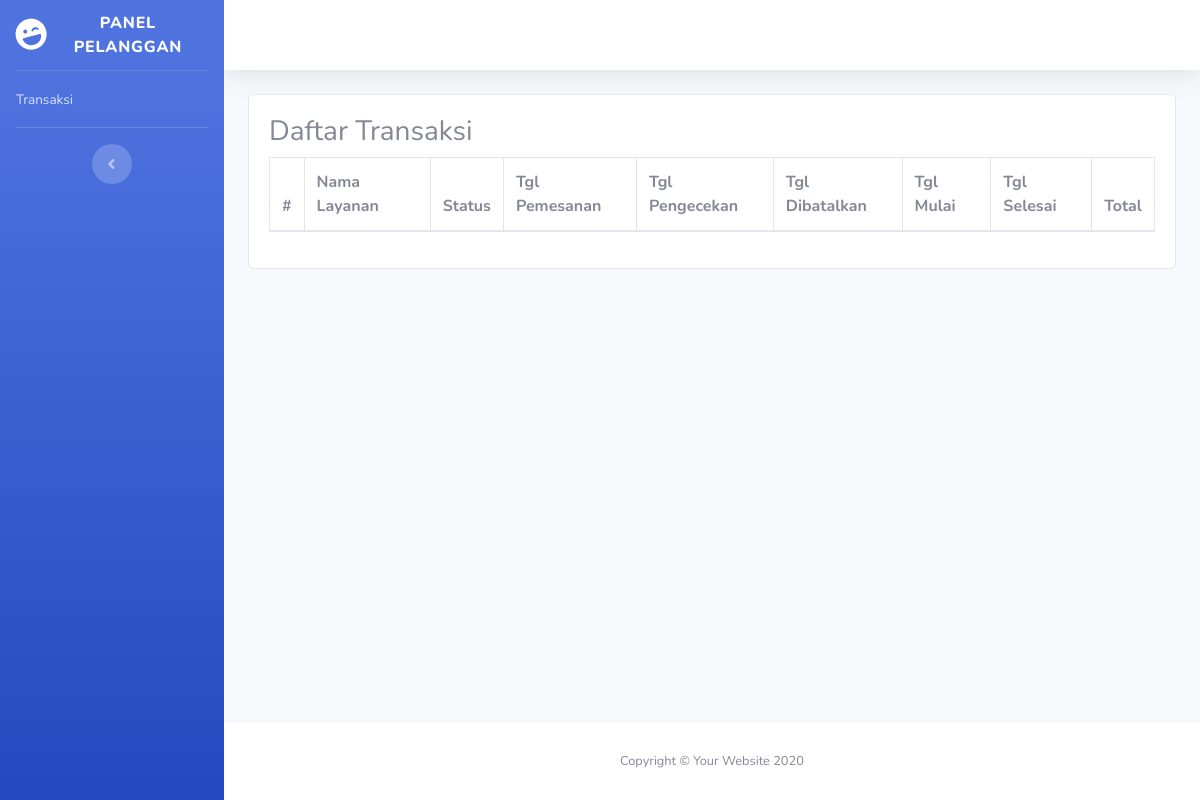
Page /pelanggan/transaksi/transaksi.php on the earlier database version.
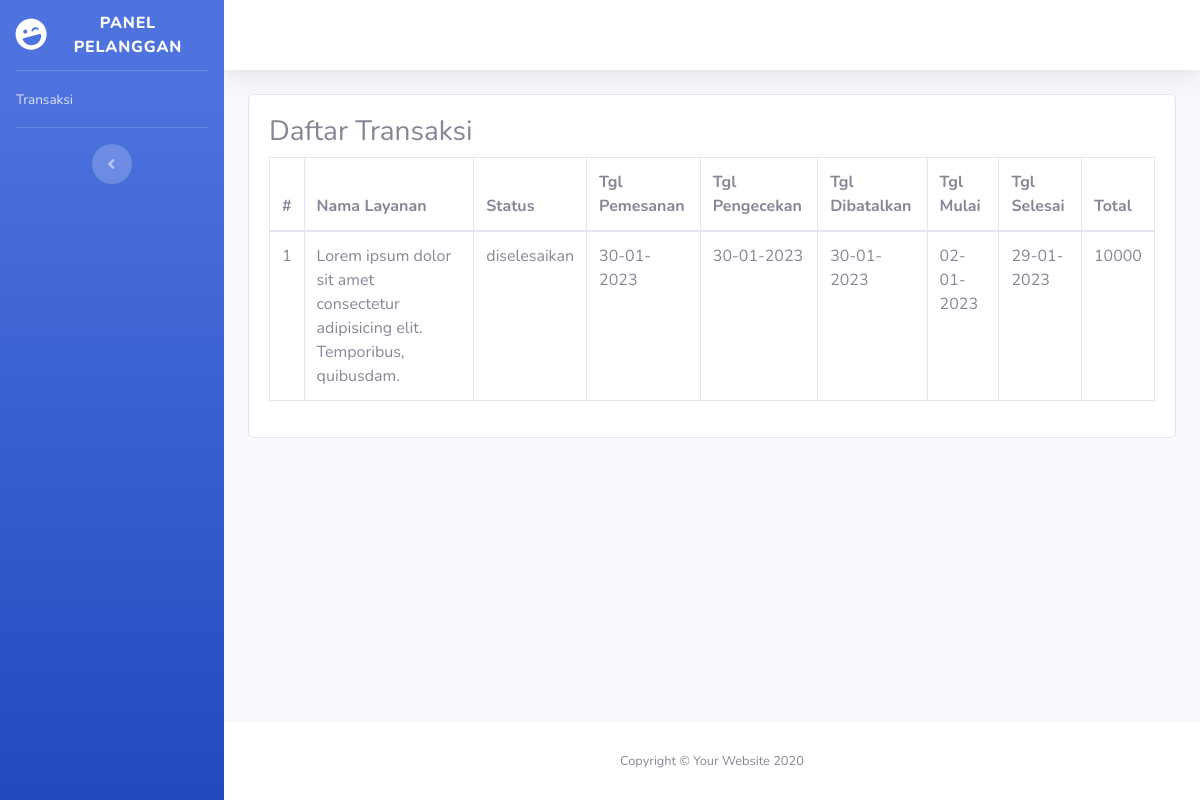
Same page on the later database version.
### tables this page shows
CREATE TABLE `pemesanan` (
  `id` int(11) NOT NULL,
  `id_layanan` int(11) NOT NULL,
  `id_pelanggan` int(11) NOT NULL,
  `status` enum('pemesanan','pengecekan','dibatalkan','diselesaikan') NOT NULL DEFAULT 'pemesanan',
  `tgl_pemesanan` date DEFAULT NULL,
  `tgl_pengecekan` date DEFAULT NULL,
  `tgl_dibatalkan` date DEFAULT NULL,
  `tgl_mulai` date DEFAULT NULL,
  `tgl_selesai` date DEFAULT NULL,
  `total` int(11) DEFAULT NULL
);

CREATE TABLE `layanan` (
  `id` int(11) NOT NULL,
  `nama` varchar(255) NOT NULL,
  `deskripsi` text NOT NULL,
  `harga_awal` int(11) NOT NULL,
  `harga_akhir` int(11) NOT NULL
);

### config/db.php (called while the page is built, shortened)
<?php
$conn = mysqli_connect('localhost', 'root', '', 'cms');
function run($sql)
{
  global $conn;
  return mysqli_query($conn, $sql);
}

### pelanggan/transaksi/transaksi.php (the view)
<?php require_once '../../config/db.php'; ?>
<?php require_once '../layouts/header.php'; ?>
<?php
function dateY($tgl) {
  if(!is_null($tgl)) return date('d-m-Y', strtotime($tgl));
  else return '-';
}
?>
<div class="card">
  <div class="card-body">
    <h3>Daftar Transaksi</h3>
    <div class="table-responsive">
      <table class="table table-bordered">
        <thead>
          <tr>
            <th scope="col">#</th>
            <th scope="col">Nama Layanan</th>
            <th scope="col">Status</th>
            <th scope="col">Tgl Pemesanan</th>
            <th scope="col">Tgl Pengecekan</th>
            <th scope="col">Tgl Dibatalkan</th>
            <th scope="col">Tgl Mulai</th>
            <th scope="col">Tgl Selesai</th>
            <th scope="col">Total</th>
          </tr>
        </thead>
        <tbody>
          <?php $no = 1; $res = run("SELECT * FROM pemesanan JOIN layanan ON layanan.id = pemesanan.id_layanan"); ?>
          <?php while($item = mysqli_fetch_assoc($res)) : ?>
            <tr>
              <td><?= $no++ ?></td>
              <td><?= $item['nama'] ?></td>
              <td><?= $item['status'] ?></td>
              <td><?= dateY($item['tgl_pemesanan']) ?? '-' ?></td>
              <td><?= dateY($item['tgl_pengecekan']) ?? '-' ?></td>
              <td><?= dateY($item['tgl_dibatalkan']) ?? '-' ?></td>
              <td><?= dateY($item['tgl_mulai']) ?? '-' ?></td>
              <td><?= dateY($item['tgl_selesai']) ?? '-' ?></td>
              <td><?= $item['total'] ?? '-' ?></td>
            </tr>
          <?php endwhile ?>
        </tbody>
      </table>
    </div>
  </div>
</div>
<?php require_once '../layouts/footer.php'; ?>

### pelanggan/layouts/header.php (shortened to what this page needs)
<!DOCTYPE html>
<html lang="en">
<head>
    <link href="../../vendor/fontawesome-free/css/all.min.css" rel="stylesheet" type="text/css">
    <link href="../../css/sb-admin-2.min.css" rel="stylesheet">
</head>
<div id="wrapper">
<ul class="navbar-nav bg-gradient-primary sidebar sidebar-dark accordion" id="accordionSidebar">
    <a class="sidebar-brand d-flex align-items-center justify-content-center" href="">
        <div class="sidebar-brand-icon rotate-n-15">
            <i class="fas fa-laugh-wink"></i>
        </div>
        <div class="sidebar-brand-text mx-3">PANEL PELANGGAN</div>
    </a>
    <hr class="sidebar-divider my-0">
    <li class="nav-item">
        <a class="nav-link" href="../transaksi/transaksi.php">
            <span>Transaksi</span>
        </a>
    </li>
    <hr class="sidebar-divider d-none d-md-block">
    <div class="text-center d-none d-md-inline">
        <button class="rounded-circle border-0" id="sidebarToggle"></button>
    </div>
</ul>
<div id="content-wrapper" class="d-flex flex-column">
    <div id="content">
        <nav class="navbar navbar-expand navbar-light bg-white topbar mb-4 static-top shadow">
            <ul class="navbar-nav ml-auto">
                <li class="nav-item dropdown no-arrow">
                    <a class="nav-link dropdown-toggle" href="#" id="userDropdown" role="button" data-toggle="dropdown" aria-haspopup="true" aria-expanded="false">
                    </a>
                </li>
            </ul>
        </nav>
        <div class="container-fluid">

### pelanggan/layouts/footer.php (shortened to what this page needs)
                </div>
            </div>
            <footer class="sticky-footer bg-white">
                <div class="container my-auto">
                    <div class="copyright text-center my-auto">
                        <span>Copyright &copy; Your Website 2020</span>
                    </div>
                </div>
            </footer>
        </div>
    </div>
</body>
</html>

Differences in the rows shown:
added pemesanan: id_layanan.nama "Lorem ipsum dolor sit amet consectetur adipisicing elit. Temporibus, quibusdam.", status "diselesaikan", tgl_pemesanan "30-01-2023", tgl_pengecekan "30-01-2023", tgl_dibatalkan "30-01-2023", tgl_mulai "02-01-2023", tgl_selesai "29-01-2023", total "10000"
